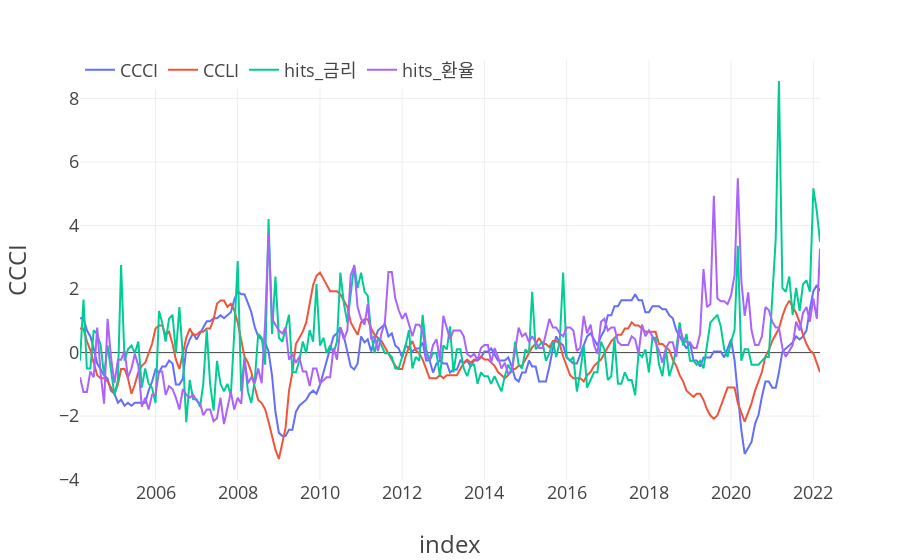

The notebook cell saved with this chart:
### Code cell
df_show = df[features]
fig = px.line(df_show, labels=dict(
    Date="Date", value="CCCI"
    ))
fig.update_layout(
  template=plot_template, legend=dict(orientation='h', y=1.02, title_text="")
    )
fig.show()

### Figure 1 — Plotly figure (JSON) as saved in the notebook; plotly's stock layout.template omitted (floating-point values rounded to 4 significant figures; data arrays with more than 128 entries replaced by an {"elided": "..."} marker saying what was removed)
{"data": [{"hovertemplate": "variable=CCCI<br>index=%{x}<br>CCCI=%{y}<extra></extra>", "legendgroup": "CCCI", "line": {"color": "#636efa", "dash": "solid"}, "marker": {"symbol": "circle"}, "mode": "lines", "name": "CCCI", "orientation": "v", "showlegend": true, "type": "scatter", "x": {"elided": "217 str values"}, "xaxis": "x", "y": {"elided": "217 float values"}, "yaxis": "y"}, {"hovertemplate": "variable=CCLI<br>index=%{x}<br>CCCI=%{y}<extra></extra>", "legendgroup": "CCLI", "line": {"color": "#EF553B", "dash": "solid"}, "marker": {"symbol": "circle"}, "mode": "lines", "name": "CCLI", "orientation": "v", "showlegend": true, "type": "scatter", "x": {"elided": "217 str values"}, "xaxis": "x", "y": {"elided": "217 float values"}, "yaxis": "y"}, {"hovertemplate": "variable=hits_금리<br>index=%{x}<br>CCCI=%{y}<extra></extra>", "legendgroup": "hits_금리", "line": {"color": "#00cc96", "dash": "solid"}, "marker": {"symbol": "circle"}, "mode": "lines", "name": "hits_금리", "orientation": "v", "showlegend": true, "type": "scatter", "x": {"elided": "217 str values"}, "xaxis": "x", "y": {"elided": "217 float values"}, "yaxis": "y"}, {"hovertemplate": "variable=hits_환율<br>index=%{x}<br>CCCI=%{y}<extra></extra>", "legendgroup": "hits_환율", "line": {"color": "#ab63fa", "dash": "solid"}, "marker": {"symbol": "circle"}, "mode": "lines", "name": "hits_환율", "orientation": "v", "showlegend": true, "type": "scatter", "x": {"elided": "217 str values"}, "xaxis": "x", "y": {"elided": "217 float values"}, "yaxis": "y"}], "layout": {"legend": {"orientation": "h", "title": {"text": ""}, "tracegroupgap": 0, "y": 1.02}, "margin": {"t": 60}, "xaxis": {"anchor": "y", "domain": [0, 1], "title": {"text": "index"}}, "yaxis": {"anchor": "x", "domain": [0, 1], "title": {"text": "CCCI"}}}}
